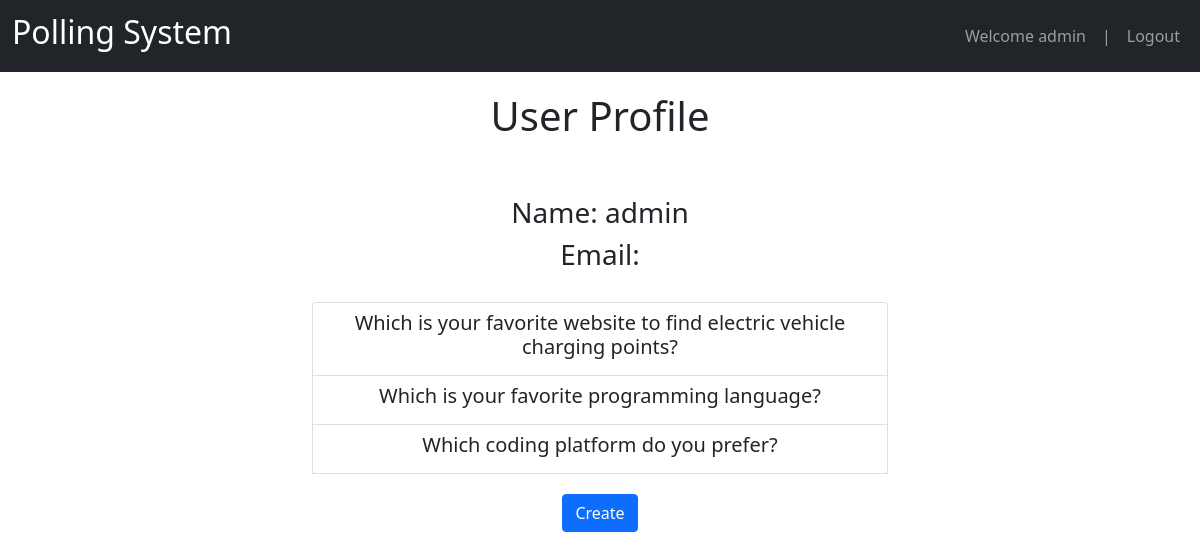
The page /polls/profile (signed in) on the database its author committed.
### pollsapp/models.py (models this page shows, shortened)
class Question(models.Model):
    author = models.ForeignKey(settings.AUTH_USER_MODEL,on_delete=models.CASCADE,default=1)
    question = models.TextField()

### pollsapp/views.py (the view)
# urls.py: path('profile',views.profile, name='profile'),
def profile(request):
    if not request.user.is_authenticated:
        messages.info(request, "Please Login first to access your profile.")
        return redirect('login')
    questions = Question.objects.filter(author=request.user)
    val = bool(len(questions)<5)
    return render(request,'profile.html',{'questions':questions,'enable':val})

### pollsapp/templates/profile.html
{% extends 'base.html' %}
{% block content %}
<h1>User Profile</h1>
<br>
<br>
<h3>Name: {{user.username}}</h3>
<h3>Email: {{user.email}}</h3>
<div class="list-group">
    {% for question in questions %}
    <a href="{% url 'vote' question.id %}" class="list-group-item list-group-item-action">
        <h5>{{question.question}}</h5></a>
   {% endfor %}
   {% if enable %}
   <a href="create"><input type="button" value="Create" class = 'btn btn-primary'></a>
    {% else %}
    <input type="button" value="Create" class = 'btn btn-primary' disabled = true>
    <small><i>You have reached your limit, you have already created 5 polls. </i></small>
    {% endif %}
</div>
{% endblock %}

### pollsapp/templates/base.html (shortened to what this page needs)
<!DOCTYPE html>
{% load static %}
<html lang="en">
<head>
    <link href="https://cdn.jsdelivr.net/npm/bootstrap@5.0.1/dist/css/bootstrap.min.css" rel="stylesheet">
    <link rel = stylesheet href = "{% static 'css/style.css' %}">
</head>
<body>
    <nav class="navbar navbar-expand-lg navbar-dark bg-dark">
        <div class="container-fluid">
          <a class="navbar-brand" href="{% url 'index' %}"><h2>Polling System</h2></a>
          <ul class="navbar-nav mr-auto">
            {% if user.is_authenticated %}
            <li class="nav-item">
              <a class="nav-link" href="{% url 'profile' %}">Welcome {{user.username}}</a>
            </li>
            <li class="nav-item">
              <a class="nav-link" href="#">|</a>
            </li>
            <li class="nav-item">
              <a class="nav-link" href="{% url 'logout' %}">Logout</a>
            </li>
            {% else %}
            <li class="nav-item">
              <a class="nav-link" href="{% url 'login' %}">Login</a>
            </li>
            {% endif %}
          </ul>
        </div>
      </nav>
</body>
<div class = container>
    {% block content %}
{% endblock %}
</div>
</html>

### pollsapp/static/css/style.css (style rules this page uses)
* { padding: 0px; margin: 0px; text-align: center; box-sizing: border-box; }
.container { width: 50%; margin-top: 20px; }
.list-group { margin-top: 30px; }
.btn-primary { margin-top: 20px !important; }
label,li,input { cursor: pointer }

### rows shown on the page
Question: question "Which is your favorite website to find electric vehicle charging points?"
Question: question "Which is your favorite programming language?"
Question: question "Which coding platform do you prefer?"

### other values the page prints
{{ user.username }} "admin"
